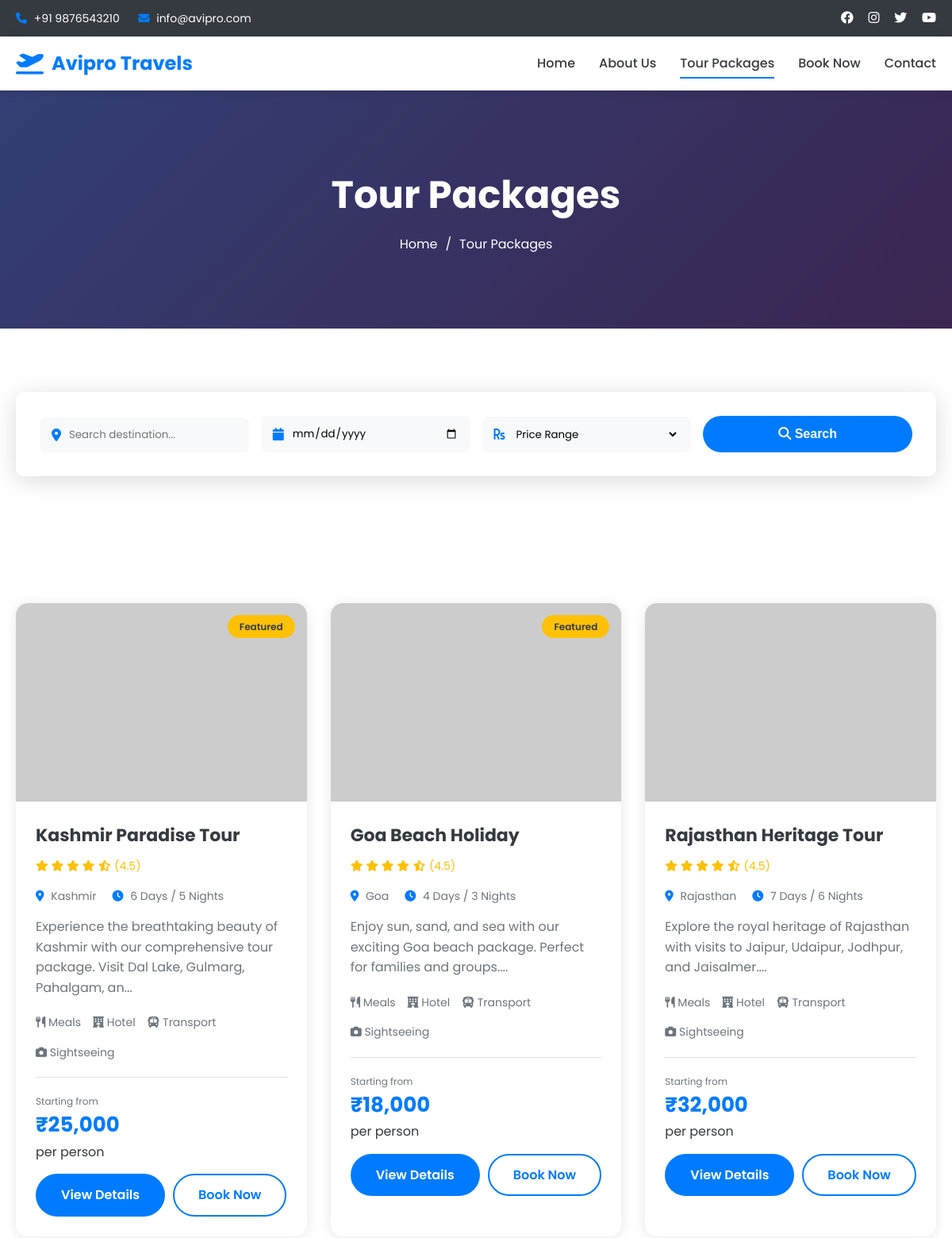
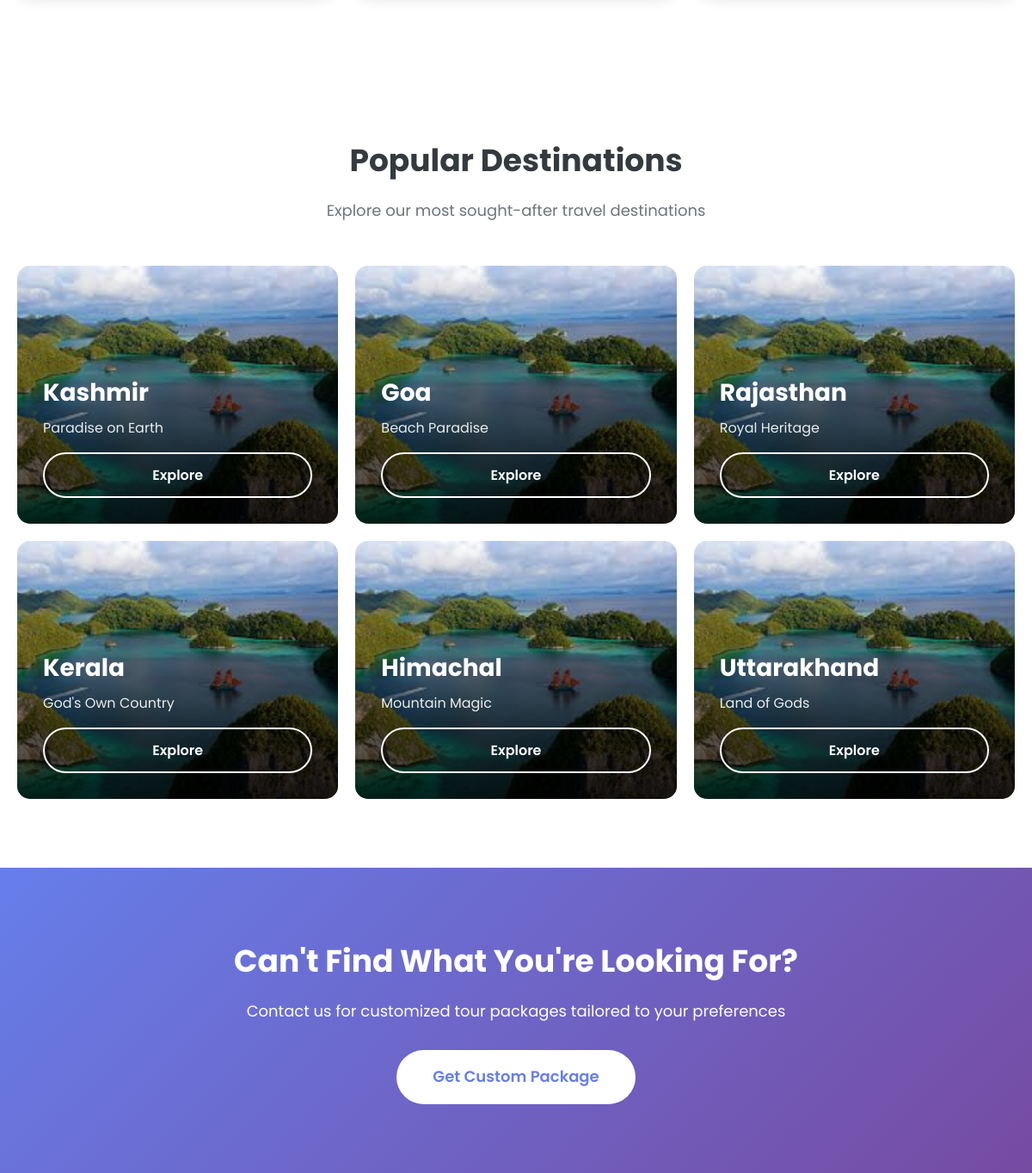
The page /packages.php on the database its author committed (2 pictures, top to bottom).
### tables this page shows
CREATE TABLE IF NOT EXISTS site_settings (
    id INT PRIMARY KEY AUTO_INCREMENT,
    setting_key VARCHAR(100) UNIQUE NOT NULL,
    setting_value TEXT,
    updated_at TIMESTAMP DEFAULT CURRENT_TIMESTAMP ON UPDATE CURRENT_TIMESTAMP
);

CREATE TABLE IF NOT EXISTS packages (
    id INT PRIMARY KEY AUTO_INCREMENT,
    package_name VARCHAR(200) NOT NULL,
    destination VARCHAR(150) NOT NULL,
    duration VARCHAR(50) NOT NULL,
    price DECIMAL(10, 2) NOT NULL,
    description TEXT NOT NULL,
    itinerary TEXT,
    inclusions TEXT,
    exclusions TEXT,
    featured BOOLEAN DEFAULT FALSE,
    status ENUM('active', 'inactive') DEFAULT 'active',
    main_image VARCHAR(255),
    created_at TIMESTAMP DEFAULT CURRENT_TIMESTAMP,
    updated_at TIMESTAMP DEFAULT CURRENT_TIMESTAMP ON UPDATE CURRENT_TIMESTAMP
);

### config/config.php (called while the page is built, shortened)
<?php
try {
    $conn = new mysqli(DB_HOST, DB_USER, DB_PASS, DB_NAME);
    $conn->set_charset("utf8mb4");
} catch (Exception $e) {
    die("Database Connection Error: " . $e->getMessage());
}
function sanitize_input($data) {
    global $conn;
    $data = trim($data);
    $data = stripslashes($data);
    $data = htmlspecialchars($data);
    return $conn->real_escape_string($data);
}
function get_setting($key) {
    global $conn;
    $key = sanitize_input($key);
    $sql = "SELECT setting_value FROM site_settings WHERE setting_key = '$key'";
    $result = $conn->query($sql);
    if ($result && $result->num_rows > 0) {
        $row = $result->fetch_assoc();
        return $row['setting_value'];
    }
    return '';
}
?>

### packages.php (the view, shortened to what this page needs)
<?php
require_once 'config/config.php';
$where_clause = "WHERE status = 'active'";
$search_destination = isset($_GET['destination']) ? sanitize_input($_GET['destination']) : '';
$search_date = isset($_GET['date']) ? sanitize_input($_GET['date']) : '';
$packages_sql = "SELECT * FROM packages $where_clause ORDER BY featured DESC, created_at DESC";
$packages_result = $conn->query($packages_sql);
?>
<?php include 'includes/header.php'; ?>
<section class="page-banner" style="background: linear-gradient(135deg, #667eea 0%, #764ba2 100%); height: 300px;">
    <div class="banner-overlay"></div>
    <div class="container">
        <h1>Tour Packages</h1>
        <div class="breadcrumb">
            <a href="index.php">Home</a>
            <span>/</span>
            <span>Tour Packages</span>
        </div>
    </div>
</section>
<section class="search-filter-section">
    <div class="container">
        <div class="search-box">
            <form action="packages.php" method="GET" class="search-form">
                <div class="search-input">
                    <i class="fas fa-map-marker-alt"></i>
                    <input type="text" name="destination" placeholder="Search destination..." value="<?php echo htmlspecialchars($search_destination); ?>">
                </div>
                <div class="search-input">
                    <i class="fas fa-calendar"></i>
                    <input type="date" name="date" value="<?php echo htmlspecialchars($search_date); ?>">
                </div>
                <div class="search-input">
                    <i class="fas fa-rupee-sign"></i>
                    <select name="price_range">
                        <option value="">Price Range</option>
                    </select>
                </div>
                <button type="submit" class="btn btn-primary">
                    <i class="fas fa-search"></i> Search
                </button>
            </form>
        </div>
    </div>
</section>
<section class="packages-listing-section">
    <div class="container">
        <div class="packages-grid">
            <?php
            if ($packages_result && $packages_result->num_rows > 0) {
                while($package = $packages_result->fetch_assoc()) {
            ?>
                <div class="package-card">
                    <div class="package-image">
                        <?php if ($package['featured']): ?>
                            <div class="package-badge">Featured</div>
                        <?php endif; ?>
                    </div>
                    <div class="package-content">
                        <div class="package-header">
                            <h3><?php echo htmlspecialchars($package['package_name']); ?></h3>
                            <div class="package-rating">
                                <i class="fas fa-star"></i>
                                <i class="fas fa-star"></i>
                                <i class="fas fa-star"></i>
                                <i class="fas fa-star"></i>
                                <i class="fas fa-star-half-alt"></i>
                                <span>(4.5)</span>
                            </div>
                        </div>
                        <div class="package-meta">
                            <span><i class="fas fa-map-marker-alt"></i> <?php echo htmlspecialchars($package['destination']); ?></span>
                            <span><i class="fas fa-clock"></i> <?php echo htmlspecialchars($package['duration']); ?></span>
                        </div>
                        <p class="package-description">
                            <?php echo htmlspecialchars(substr($package['description'], 0, 120)) . '...'; ?>
                        </p>
                        <div class="package-features">
                            <span><i class="fas fa-utensils"></i> Meals</span>
                            <span><i class="fas fa-hotel"></i> Hotel</span>
                            <span><i class="fas fa-bus"></i> Transport</span>
                            <span><i class="fas fa-camera"></i> Sightseeing</span>
                        </div>
                        <div class="package-footer">
                            <div class="package-price">
                                <span class="price-label">Starting from</span>
                                <span class="price-amount">₹<?php echo number_format($package['price']); ?></span>
                                <span class="price-per">per person</span>
                            </div>
                            <div class="package-actions">
                                <a href="package-details.php?id=<?php echo $package['id']; ?>" class="btn btn-primary">View Details</a>
                                <a href="booking.php?package_id=<?php echo $package['id']; ?>" class="btn btn-outline" style="border: 2px solid #007bff; color: #007bff;">Book Now</a>
                            </div>
                        </div>
                    </div>
                </div>
            <?php
                }
            }
            ?>
        </div>
    </div>
</section>
<section class="destinations-section">
    <div class="container">
        <div class="section-header">
            <h2>Popular Destinations</h2>
            <p>Explore our most sought-after travel destinations</p>
        </div>
        <div class="destinations-grid" style="display: grid; grid-template-columns: repeat(auto-fit, minmax(300px, 1fr)); gap: 20px;">
            <?php
            $destinations = [
                ['name' => 'Kashmir', 'tagline' => 'Paradise on Earth', 'image' => 'kashmir.jpg'],
                ['name' => 'Goa', 'tagline' => 'Beach Paradise', 'image' => 'goa.jpg'],
                ['name' => 'Rajasthan', 'tagline' => 'Royal Heritage', 'image' => 'rajasthan.jpg'],
                ['name' => 'Kerala', 'tagline' => 'God\'s Own Country', 'image' => 'kerala.jpg'],
                ['name' => 'Himachal', 'tagline' => 'Mountain Magic', 'image' => 'himachal.jpg'],
                ['name' => 'Uttarakhand', 'tagline' => 'Land of Gods', 'image' => 'uttarakhand.jpg']
            ];
            foreach ($destinations as $dest):
                $dest_image = SITE_URL . 'assets/images/destinations/' . $dest['image'];
            ?>
            <div class="destination-card" style="position: relative; height: 300px; border-radius: 15px; overflow: hidden; cursor: pointer;">
                <img src="<?php echo $dest_image; ?>"
                     alt="<?php echo $dest['name']; ?>"
                     style="width: 100%; height: 100%; object-fit: cover;"
                     onerror="this.src='https://via.placeholder.com/600x400/764ba2/ffffff?text=<?php echo urlencode($dest['name']); ?>'">
                <div class="destination-overlay" style="position: absolute; top: 0; left: 0; width: 100%; height: 100%; background: linear-gradient(to bottom, transparent, rgba(0,0,0,0.8)); display: flex; flex-direction: column; justify-content: flex-end; padding: 30px; color: white;">
                    <h3 style="font-size: 28px; margin-bottom: 5px;"><?php echo $dest['name']; ?></h3>
                    <p style="margin-bottom: 15px; opacity: 0.9;"><?php echo $dest['tagline']; ?></p>
                    <a href="packages.php?destination=<?php echo $dest['name']; ?>" class="btn btn-outline">Explore</a>
                </div>
            </div>
            <?php endforeach; ?>
        </div>
    </div>
</section>
<section class="cta-section" style="background: linear-gradient(135deg, #667eea 0%, #764ba2 100%); padding: 80px 0; text-align: center; color: white;">
    <div class="container">
        <div class="cta-content">
            <h2 style="font-size: 36px; margin-bottom: 15px;">Can't Find What You're Looking For?</h2>
            <p style="font-size: 18px; margin-bottom: 30px;">Contact us for customized tour packages tailored to your preferences</p>
            <a href="contact.php" class="btn btn-primary btn-lg" style="background: white; color: #667eea;">Get Custom Package</a>
        </div>
    </div>
</section>
<?php include 'includes/footer.php'; ?>

### includes/header.php (shortened to what this page needs)
<!DOCTYPE html>
<html lang="en">
<head>
    <link rel="stylesheet" href="<?php echo SITE_URL; ?>assets/css/style.css">
    <link rel="stylesheet" href="https://cdnjs.cloudflare.com/ajax/libs/font-awesome/6.4.0/css/all.min.css">
</head>
<body>
    <div class="top-bar">
        <div class="container">
            <div class="top-bar-content">
                <div class="contact-info">
                    <span><i class="fas fa-phone"></i> <?php echo get_setting('contact_phone'); ?></span>
                    <span><i class="fas fa-envelope"></i> <?php echo get_setting('contact_email'); ?></span>
                </div>
                <div class="social-links">
                    <a href="#"><i class="fab fa-facebook"></i></a>
                    <a href="#"><i class="fab fa-instagram"></i></a>
                    <a href="#"><i class="fab fa-twitter"></i></a>
                    <a href="#"><i class="fab fa-youtube"></i></a>
                </div>
            </div>
        </div>
    </div>
    <nav class="navbar">
        <div class="container">
            <div class="nav-wrapper">
                <div class="logo">
                    <a href="<?php echo SITE_URL; ?>index.php">
                        <i class="fas fa-plane-departure"></i>
                        <span>Avipro Travels</span>
                    </a>
                </div>
                <ul class="nav-menu" id="navMenu">
                    <li><a href="<?php echo SITE_URL; ?>index.php" class="<?php echo basename($_SERVER['PHP_SELF']) == 'index.php' ? 'active' : ''; ?>">Home</a></li>
                    <li><a href="<?php echo SITE_URL; ?>about.php" class="<?php echo basename($_SERVER['PHP_SELF']) == 'about.php' ? 'active' : ''; ?>">About Us</a></li>
                    <li><a href="<?php echo SITE_URL; ?>packages.php" class="<?php echo basename($_SERVER['PHP_SELF']) == 'packages.php' ? 'active' : ''; ?>">Tour Packages</a></li>
                    <li><a href="<?php echo SITE_URL; ?>booking.php" class="<?php echo basename($_SERVER['PHP_SELF']) == 'booking.php' ? 'active' : ''; ?>">Book Now</a></li>
                    <li><a href="<?php echo SITE_URL; ?>contact.php" class="<?php echo basename($_SERVER['PHP_SELF']) == 'contact.php' ? 'active' : ''; ?>">Contact</a></li>
                </ul>
            </div>
        </div>
    </nav>

### includes/footer.php (shortened to what this page needs)
</body>
</html>

### includes/header.php (style rules this page uses)
* { margin: 0; padding: 0; box-sizing: border-box; }
body { font-family: 'Poppins', Arial, sans-serif; line-height: 1.6; }
.container { max-width: 1200px; margin: 0 auto; padding: 0 20px; }

### packages.php (style rules this page uses)
.package-actions { display: flex; gap: 10px; flex-wrap: wrap; }
.package-features { display: flex; gap: 15px; margin-bottom: 20px; flex-wrap: wrap; font-size: 14px; color: #6c757d; }

### rows shown on the page
site_settings: setting_value "+91 9876543210"
site_settings: setting_value "info@avipro.com"
packages: featured "Featured", package_name "Kashmir Paradise Tour", destination "Kashmir", duration "6 Days / 5 Nights", description "Experience the breathtaking beauty of Kashmir with our comprehensive tour package. Visit Dal Lake, Gulmarg, Pahalgam, an", price "25,000"
packages: featured "Featured", package_name "Goa Beach Holiday", destination "Goa", duration "4 Days / 3 Nights", description "Enjoy sun, sand, and sea with our exciting Goa beach package. Perfect for families and groups.", price "18,000"
packages: package_name "Rajasthan Heritage Tour", destination "Rajasthan", duration "7 Days / 6 Nights", description "Explore the royal heritage of Rajasthan with visits to Jaipur, Udaipur, Jodhpur, and Jaisalmer.", price "32,000"

### other values the page prints
$dest['name'] "Kashmir"
$dest['tagline'] "Paradise on Earth"
$dest['name'] "Goa"
$dest['tagline'] "Beach Paradise"
$dest['name'] "Rajasthan"
$dest['tagline'] "Royal Heritage"
$dest['name'] "Kerala"
$dest['tagline'] "God's Own Country"
$dest['name'] "Himachal"
$dest['tagline'] "Mountain Magic"
$dest['name'] "Uttarakhand"
$dest['tagline'] "Land of Gods"
